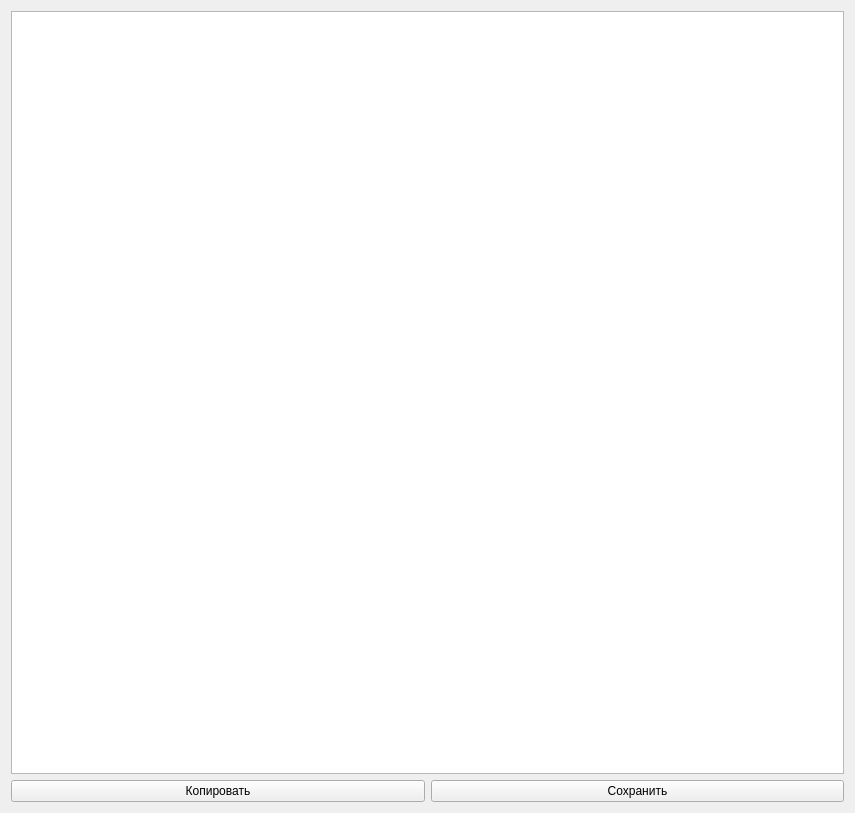
<?xml version="1.0" encoding="UTF-8"?>
<ui version="4.0">
 <class>Form</class>
 <widget class="QWidget" name="Form">
  <property name="geometry">
   <rect>
    <x>0</x>
    <y>0</y>
    <width>855</width>
    <height>813</height>
   </rect>
  </property>
  <property name="windowTitle">
   <string>Точки</string>
  </property>
  <layout class="QVBoxLayout" name="verticalLayout">
   <item>
    <widget class="QTableWidget" name="table"/>
   </item>
   <item>
    <layout class="QHBoxLayout" name="horizontalLayout">
     <item>
      <widget class="QPushButton" name="copy">
       <property name="text">
        <string>Копировать</string>
       </property>
      </widget>
     </item>
     <item>
      <widget class="QPushButton" name="save">
       <property name="text">
        <string>Сохранить</string>
       </property>
      </widget>
     </item>
    </layout>
   </item>
  </layout>
 </widget>
 <resources/>
 <connections/>
</ui>
